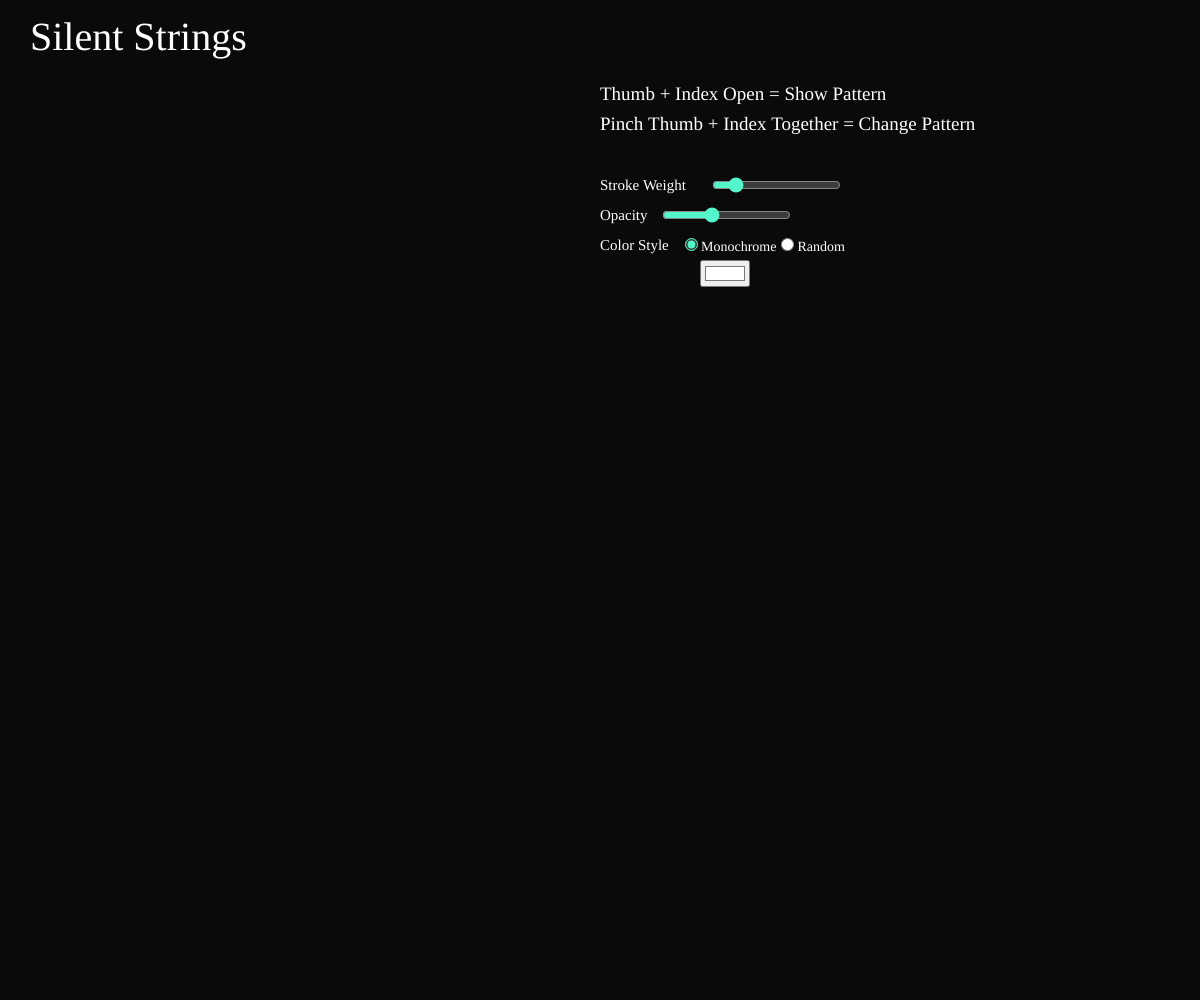
Frame 1 (no input)
Frame 60 (no input): identical to frame 1, image omitted
Frame 120 (the mouse pressed at the canvas centre since frame 60): identical to frame 1, image omitted

The p5.js sketch that drew this single still picture (run headless with seeded random() and noise() and a simulated clock; from frame 60 on, the mouse is pressed at the canvas centre):

// p5.js sketch
// ── sketch.js
let thicknessSlider;
let alphaSlider;
let colorStyleRadio;
let randomRadio;
let monoPicker;

function setup() {
  createCanvas(windowWidth, windowHeight);
  background(10);
  fill("white");
  //title
  textSize(40);
  textFont("Gamja Flower");
  text('Silent Strings', 30, 50);
  textSize(19);
  textFont("Schoolbell");
  //text for instruction
  text('Thumb + Index Open = Show Pattern', 600, 100);
  text('Pinch Thumb + Index Together = Change Pattern', 600, 130);
  
  //text for sliders/////////////////////
  textSize(15);
  text('Stroke Weight', 600, 190);
  text('Opacity', 600, 220);
  text('Color Style', 600, 250);
  
  //create stroke weight slider///////////////////
  thicknessSlider = createSlider(1, 15, 3); 
  thicknessSlider.position(710, 175);
  thicknessSlider.style('accent-color', '#53f6caff');
  
  //create opacity slider///////////////////////
  alphaSlider = createSlider(10, 255, 100);
  alphaSlider.position(660, 205);
  alphaSlider.style('accent-color', '#53f6caff');
  
  //Create color style radio button////////////////
  colorStyleRadio = createRadio();
  colorStyleRadio.position(680, 235);
  //font color
  colorStyleRadio.style('color', '#ffffffff');
  //radio color
  colorStyleRadio.style('accent-color', '#53f6caff');
  //font
  colorStyleRadio.style('font-family', 'Schoolbell');
  //font size
  colorStyleRadio.style('font-size', '14px');
  colorStyleRadio.style('margin', '6px 10');  
  colorStyleRadio.option("Monochrome");
  colorStyleRadio.option("Random");
  // default value is Monochrome
  colorStyleRadio.selected("Monochrome");
  
  //picker initialization
  monoPicker = createColorPicker('white');
  monoPicker.position(700, 260);

}

function draw() {
  let w = thicknessSlider.value();
  let a = alphaSlider.value();
  let c;
  if (colorStyleRadio.value() == "Monochrome") {
    c = monoPicker.color();
  } else if (colorStyleRadio.value() == "Random") {
    c = color(random(50, 255), random(50, 255), random(50, 255), random(150, 255));
  }
  c.setAlpha(a);
  strokeWeight(w);
  stroke(c);
  noFill();
  
  //line(windowWidth, windowHeight, mouseX, mouseY);
}
